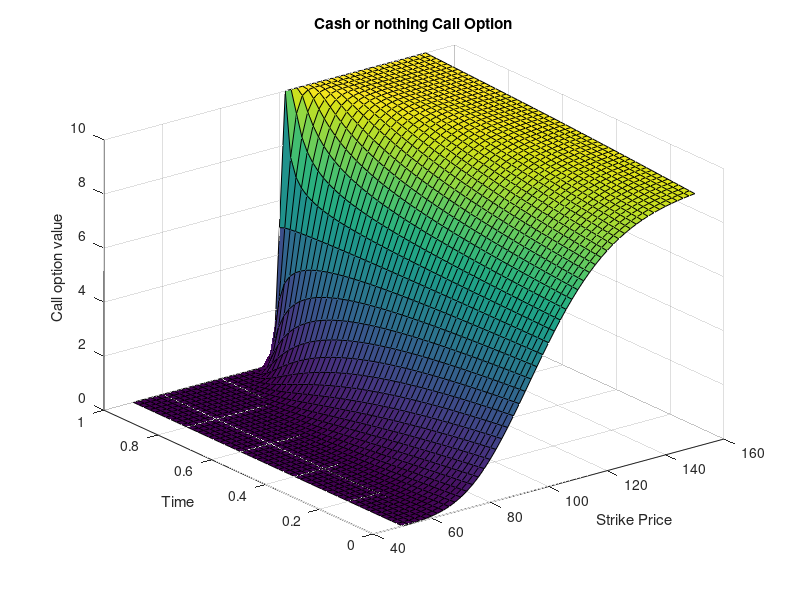

The MATLAB script that drew this image:
clear 
clc

%Step 1 - assign variables 

K = 100; 
A = 10; 
T = 1; 
r = 0.05; 
sigma = 0.2; 
L = 51; 

%Step 2 -  Sdom

sdom = linspace(50, 150, L); 
tdom = linspace(0, T, L); 

%Step 3 - meshgrid 

[S, t] = meshgrid(sdom, tdom); 

[number] = size(S); 

%Step 4 
%Even though when you index d and n using the logical, it comes out as a
%vector, when you go into into C it sorts it self out 
C = zeros(size(t)); 

d = (  log(S(t<T)/K) + (r - 0.5.*sigma.^2 ).*(T-t(t<T))  )./(  sigma.*sqrt(T-t(t<T)) ); 
N = 0.5.*(1 + erf(d./sqrt(2))); 
C(t==T) = 0.5.*A.*(1 + sign(S(t==T)-K)); 
C(t<T) = A.*exp(-r.*(T-t(t<T))).*N;



figure()

surf(S,t,C)
title('Cash or nothing Call Option')
xlabel('Strike Price')
ylabel('Time')
zlabel('Call option value')






